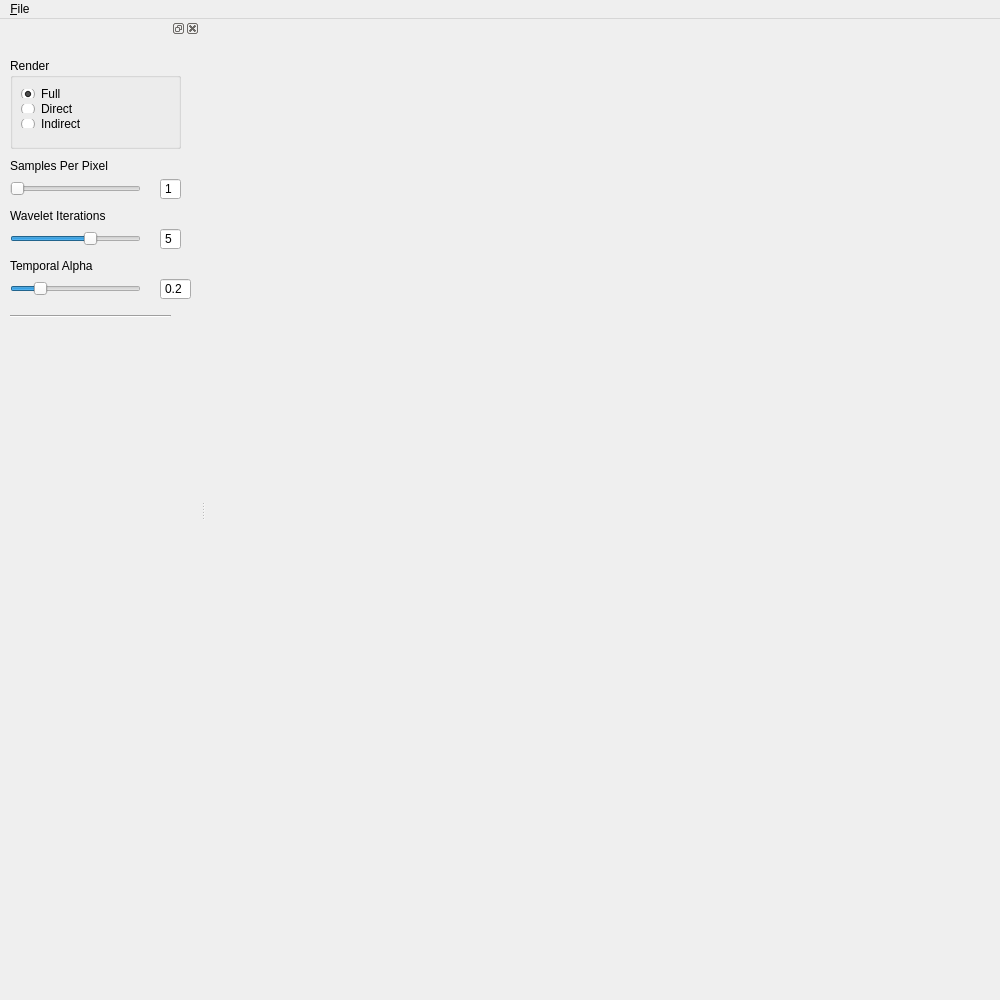
<?xml version="1.0" encoding="UTF-8"?>
<ui version="4.0">
 <class>MainWindow</class>
 <widget class="QMainWindow" name="MainWindow">
  <property name="geometry">
   <rect>
    <x>0</x>
    <y>0</y>
    <width>1000</width>
    <height>1000</height>
   </rect>
  </property>
  <property name="windowTitle">
   <string>CS2240 Final</string>
  </property>
  <widget class="QWidget" name="centralWidget">
   <layout class="QHBoxLayout" name="horizontalLayout">
    <property name="leftMargin">
     <number>0</number>
    </property>
    <property name="topMargin">
     <number>0</number>
    </property>
    <property name="rightMargin">
     <number>0</number>
    </property>
    <property name="bottomMargin">
     <number>0</number>
    </property>
    <item>
     <widget class="View" name="view" native="true"/>
    </item>
   </layout>
  </widget>
  <widget class="QMenuBar" name="menuBar">
   <property name="geometry">
    <rect>
     <x>0</x>
     <y>0</y>
     <width>1000</width>
     <height>26</height>
    </rect>
   </property>
   <widget class="QMenu" name="menuFile">
    <property name="title">
     <string>&amp;File</string>
    </property>
    <addaction name="actionOpen"/>
   </widget>
   <addaction name="menuFile"/>
  </widget>
  <widget class="QDockWidget" name="dockWidget">
   <property name="minimumSize">
    <size>
     <width>200</width>
     <height>400</height>
    </size>
   </property>
   <attribute name="dockWidgetArea">
    <number>1</number>
   </attribute>
   <widget class="QWidget" name="dockWidgetContents">
    <widget class="QGroupBox" name="groupBox">
     <property name="geometry">
      <rect>
       <x>10</x>
       <y>20</y>
       <width>171</width>
       <height>91</height>
      </rect>
     </property>
     <property name="title">
      <string>Render</string>
     </property>
     <widget class="QWidget" name="verticalLayoutWidget">
      <property name="geometry">
       <rect>
        <x>0</x>
        <y>20</y>
        <width>161</width>
        <height>61</height>
       </rect>
      </property>
      <layout class="QVBoxLayout" name="verticalLayout">
       <item>
        <widget class="QRadioButton" name="fullButton">
         <property name="enabled">
          <bool>true</bool>
         </property>
         <property name="text">
          <string>Full</string>
         </property>
         <property name="checked">
          <bool>true</bool>
         </property>
        </widget>
       </item>
       <item>
        <widget class="QRadioButton" name="directButton">
         <property name="text">
          <string>Direct</string>
         </property>
        </widget>
       </item>
       <item>
        <widget class="QRadioButton" name="indirectButton">
         <property name="text">
          <string>Indirect</string>
         </property>
        </widget>
       </item>
      </layout>
     </widget>
    </widget>
    <widget class="QSlider" name="waveletSlider">
     <property name="geometry">
      <rect>
       <x>10</x>
       <y>190</y>
       <width>131</width>
       <height>21</height>
      </rect>
     </property>
     <property name="maximum">
      <number>8</number>
     </property>
     <property name="value">
      <number>5</number>
     </property>
     <property name="orientation">
      <enum>Qt::Horizontal</enum>
     </property>
    </widget>
    <widget class="QLabel" name="label">
     <property name="geometry">
      <rect>
       <x>10</x>
       <y>170</y>
       <width>111</width>
       <height>16</height>
      </rect>
     </property>
     <property name="text">
      <string>Wavelet Iterations</string>
     </property>
    </widget>
    <widget class="QSpinBox" name="waveletSliderBox">
     <property name="geometry">
      <rect>
       <x>160</x>
       <y>190</y>
       <width>21</width>
       <height>22</height>
      </rect>
     </property>
     <property name="readOnly">
      <bool>true</bool>
     </property>
     <property name="buttonSymbols">
      <enum>QAbstractSpinBox::NoButtons</enum>
     </property>
     <property name="maximum">
      <number>8</number>
     </property>
     <property name="value">
      <number>5</number>
     </property>
    </widget>
    <widget class="QSlider" name="samplesSlider">
     <property name="geometry">
      <rect>
       <x>10</x>
       <y>140</y>
       <width>131</width>
       <height>21</height>
      </rect>
     </property>
     <property name="minimum">
      <number>1</number>
     </property>
     <property name="maximum">
      <number>10</number>
     </property>
     <property name="value">
      <number>1</number>
     </property>
     <property name="orientation">
      <enum>Qt::Horizontal</enum>
     </property>
    </widget>
    <widget class="QSpinBox" name="samplesSliderBox">
     <property name="geometry">
      <rect>
       <x>160</x>
       <y>140</y>
       <width>21</width>
       <height>22</height>
      </rect>
     </property>
     <property name="readOnly">
      <bool>true</bool>
     </property>
     <property name="buttonSymbols">
      <enum>QAbstractSpinBox::NoButtons</enum>
     </property>
     <property name="minimum">
      <number>1</number>
     </property>
     <property name="maximum">
      <number>10</number>
     </property>
     <property name="value">
      <number>1</number>
     </property>
    </widget>
    <widget class="QLabel" name="label_2">
     <property name="geometry">
      <rect>
       <x>10</x>
       <y>120</y>
       <width>111</width>
       <height>16</height>
      </rect>
     </property>
     <property name="text">
      <string>Samples Per Pixel</string>
     </property>
    </widget>
    <widget class="Line" name="line">
     <property name="geometry">
      <rect>
       <x>10</x>
       <y>270</y>
       <width>161</width>
       <height>16</height>
      </rect>
     </property>
     <property name="orientation">
      <enum>Qt::Horizontal</enum>
     </property>
    </widget>
    <widget class="QSlider" name="waveletSlider_2">
     <property name="geometry">
      <rect>
       <x>10</x>
       <y>240</y>
       <width>131</width>
       <height>21</height>
      </rect>
     </property>
     <property name="maximum">
      <number>100</number>
     </property>
     <property name="value">
      <number>20</number>
     </property>
     <property name="orientation">
      <enum>Qt::Horizontal</enum>
     </property>
    </widget>
    <widget class="QLabel" name="label_3">
     <property name="geometry">
      <rect>
       <x>10</x>
       <y>220</y>
       <width>111</width>
       <height>16</height>
      </rect>
     </property>
     <property name="text">
      <string>Temporal Alpha</string>
     </property>
    </widget>
    <widget class="QDoubleSpinBox" name="doubleSpinBox">
     <property name="geometry">
      <rect>
       <x>160</x>
       <y>240</y>
       <width>31</width>
       <height>22</height>
      </rect>
     </property>
     <property name="readOnly">
      <bool>true</bool>
     </property>
     <property name="buttonSymbols">
      <enum>QAbstractSpinBox::NoButtons</enum>
     </property>
     <property name="decimals">
      <number>1</number>
     </property>
     <property name="maximum">
      <double>1.000000000000000</double>
     </property>
     <property name="value">
      <double>0.200000000000000</double>
     </property>
    </widget>
   </widget>
  </widget>
  <action name="actionOpen">
   <property name="text">
    <string>Open</string>
   </property>
  </action>
 </widget>
 <layoutdefault spacing="6" margin="11"/>
 <customwidgets>
  <customwidget>
   <class>View</class>
   <extends>QWidget</extends>
   <header>view.h</header>
   <slots>
    <slot>fileOpen()</slot>
   </slots>
  </customwidget>
 </customwidgets>
 <resources/>
 <connections>
  <connection>
   <sender>actionOpen</sender>
   <signal>triggered()</signal>
   <receiver>view</receiver>
   <slot>fileOpen()</slot>
   <hints>
    <hint type="sourcelabel">
     <x>-1</x>
     <y>-1</y>
    </hint>
    <hint type="destinationlabel">
     <x>269</x>
     <y>310</y>
    </hint>
   </hints>
  </connection>
 </connections>
</ui>
